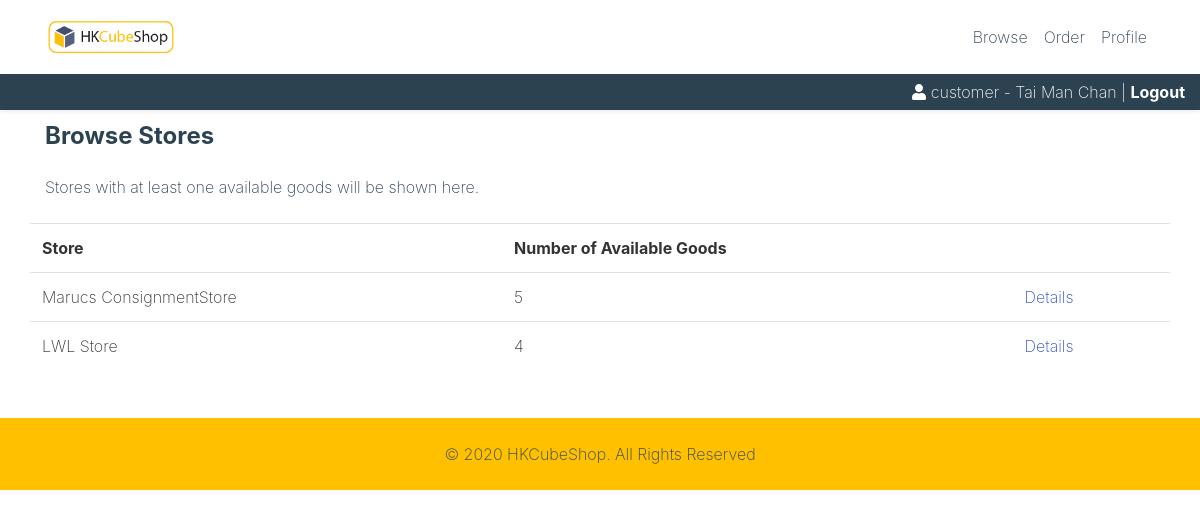
/list-stores.php (signed in), run on the app's committed database.
### tables this page shows
CREATE TABLE `ConsignmentStore` (
  `consignmentStoreID` int(10) NOT NULL AUTO_INCREMENT,
  `tenantID` varchar(50) NOT NULL,
  `ConsignmentStoreName` varchar(255) NOT NULL,
  PRIMARY KEY (`consignmentStoreID`),
  KEY `FKConsignmen625115` (`tenantID`),
  CONSTRAINT `FKConsignmen625115` FOREIGN KEY (`tenantID`) REFERENCES `Tenant` (`tenantID`)
);

### list-stores.php (the view, shortened to what this page needs)
<?php
include 'inc/header.php';
$qs = "select consignmentstore.consignmentStoreID, count(*) as p, consignmentStore.consignmentStoreName from consignmentstore inner join goods
on consignmentStore.consignmentStoreID = goods.consignmentStoreID and goods.status = 1
group by goods.consignmentStoreID";
$query = mysqli_query($conn, $qs) or die(mysqli_error($conn));
print("
<div class='container'>
<div class='row'>
<div class='col-12 my-2'>
<h4 class='text-secondary'>Browse Stores</h4>
</div>
</div>
</div>
<div class='container'>
<div class='row'>
<div class='col-12 text-secondary'>
Stores with at least one available goods will be shown here.
</div>
</div>
<div class='row mt-3'>
<table class='table table-hover'>
<tr>
<th>Store</th>
<th>Number of Available Goods</th>
<th></th>
</tr>
");
if (mysqli_num_rows($query) > 0){
	while($result = mysqli_fetch_assoc($query)){
		print("
		<tr>
		<td>$result[consignmentStoreName]</td>
		<td>$result[p]</td>
		<td> <a href='view-store.php?consignmentStoreID=$result[consignmentStoreID]'>Details</a></td>
		</tr>
		");
	}
} else {
	echo "Not found";
}
print("
</table>
</div>
</div>
");
?>
<?php
include 'inc/footer.php';
?>

### css/custom.css (style rules this page uses)
.bg-secondary a { color: #F1D92F; }
h1, h2, h3, h4, h5, h6 { font-weight: bold; }

### data on the page
consignmentstore: ConsignmentStoreName "Marucs ConsignmentStore", result "5"
consignmentstore: ConsignmentStoreName "LWL Store", result "4"
